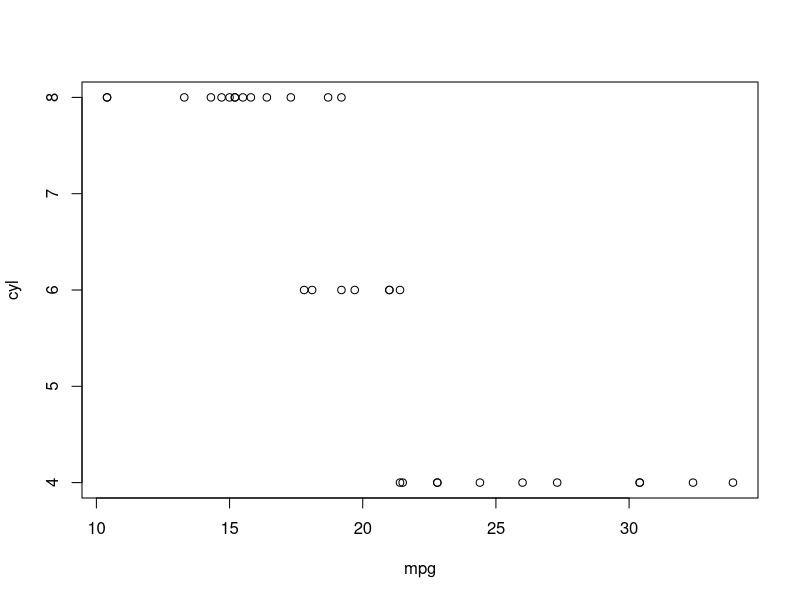
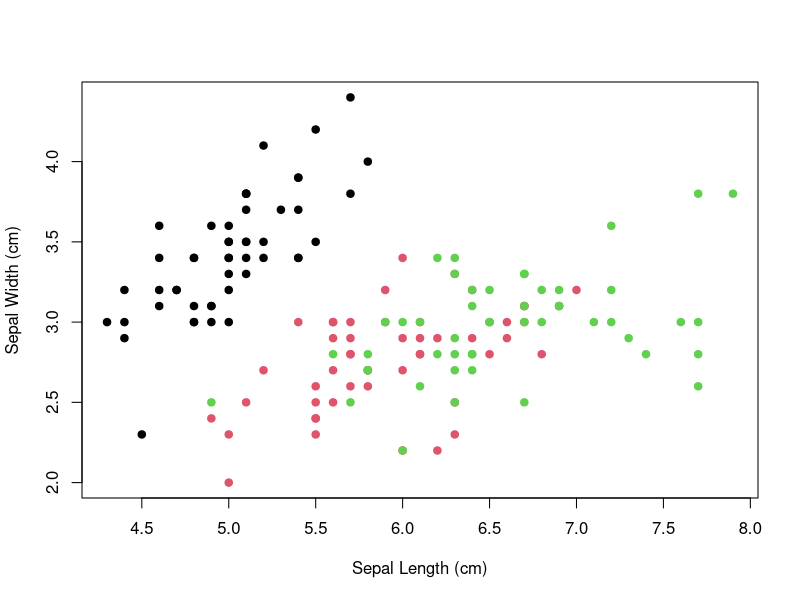

Here is the R script that generated these plots, in order:
## ---- chunk 1
knitr::opts_chunk$set(echo = FALSE)
## ---- chunk 2
knitr::kable(iris[1:10, 1:4], caption = 'Table caption.',align = 'c',"html")
## ---- chunk 3
plot(mtcars[1:2])
## ---- chunk 4
data <- iris

plot(x = data$Sepal.Length, 
     y = data$Sepal.Width, 
     col = data$Species,
     pch = 19, 
     xlab = "Sepal Length (cm)",
     ylab = "Sepal Width (cm)")

